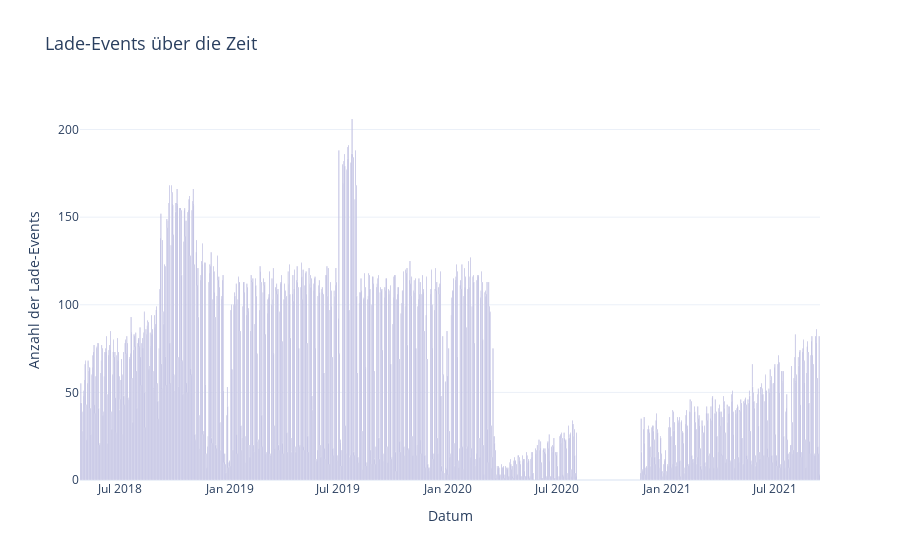

Notebook code for this chart:
### Code cell
# Entferne NaN-Werte für die ausgewählten Features
#charging_set_cleaned = charging_set[ausgewählte_features].dropna()

# Anzahl der Lade-Events pro Tag berechnen
events_per_day = charging_set.groupby('connectionTime_date').size().reset_index(name='count')

# # Sicherstellen, dass connectionTime_date ein Datumstyp ist
# events_per_day['connectionTime_date'] = pd.to_datetime(events_per_day['connectionTime_date'])

# # Kontinuierliche Datumsreihe erstellen (inklusive fehlender Tage)
# full_date_range = pd.date_range(
#     start=events_per_day['connectionTime_date'].min(),
#     end=events_per_day['connectionTime_date'].max()
# )

# # Fehlende Daten mit Nullwerten auffüllen
# events_per_day = events_per_day.set_index('connectionTime_date').reindex(full_date_range, fill_value=0).reset_index()
# events_per_day.columns = ['connectionTime_date', 'count']


# # Visualisierung der Lade-Events über die Zeit
# plt.figure(figsize=(12, 6))
# plt.bar(events_per_day['connectionTime_date'], events_per_day['count'], color='blue', label='Anzahl der Lade-Events')
# plt.title('Lade-Events über die Zeit', fontsize=14)
# plt.xlabel('Datum', fontsize=12)
# plt.ylabel('Anzahl der Lade-Events', fontsize=12)
# plt.grid(True, linestyle=' ', alpha=0.7)
# plt.legend()
# plt.show()

 # Interaktive Visualisierung
fig = px.bar(
    events_per_day,
    x='connectionTime_date',
    y='count',
    title='Lade-Events über die Zeit',
    labels={'connectionTime_date': 'Datum', 'count': 'Anzahl der Lade-Events'}
)

# Einheitliche Farbe für die Balken
fig.update_traces(marker_color='#00008B')  # Blau als einheitliche Farbe

# Layout-Anpassungen für bessere Darstellung
fig.update_layout(
    xaxis_title="Datum",
    yaxis_title="Anzahl der Lade-Events",
    title_font_size=18,
    legend_title_text=None,  # Keine Legende nötig
    template="plotly_white"
)

# Grafik anzeigen
fig.show()

### Figure 1 — Plotly figure (JSON) as saved in the notebook; plotly's stock layout.template omitted (floating-point values rounded to 4 significant figures; data arrays with more than 128 entries replaced by an {"elided": "..."} marker saying what was removed)
{"data": [{"alignmentgroup": "True", "hovertemplate": "Datum=%{x}<br>Anzahl der Lade-Events=%{y}<extra></extra>", "legendgroup": "", "marker": {"color": "#00008B", "pattern": {"shape": ""}}, "name": "", "offsetgroup": "", "orientation": "v", "showlegend": false, "textposition": "auto", "type": "bar", "x": {"elided": "1125 str values"}, "xaxis": "x", "y": {"elided": "1125 int values"}, "yaxis": "y"}], "layout": {"barmode": "relative", "legend": {"tracegroupgap": 0}, "title": {"font": {"size": 18}, "text": "Lade-Events über die Zeit"}, "xaxis": {"anchor": "y", "domain": [0, 1], "title": {"text": "Datum"}}, "yaxis": {"anchor": "x", "domain": [0, 1], "title": {"text": "Anzahl der Lade-Events"}}}}
